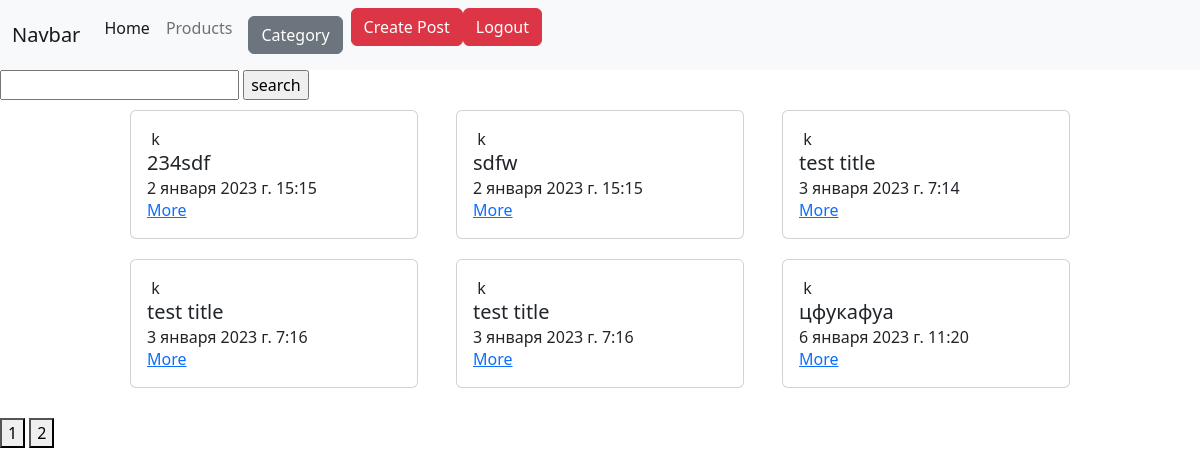
Page /products/?page=2 (signed in) on the committed database.
### products/models.py (models this page shows)
class Products(models.Model):
    author = models.ForeignKey(User, on_delete=models.CASCADE, null=True)
    image = models.ImageField(blank=True)
    title = models.CharField(max_length=255)
    description = models.TextField()
    created_date = models.DateTimeField(auto_now=True)
    rate = models.FloatField()
    category = models.ManyToManyField(Category)

### products/views.py (the view, shortened to what this page needs)
# urls.py: path('products/', ProductsCBV.as_view()),
class ProductsCBV(ListView):
    queryset = Products.objects.all()
    template_name = 'products/products.html'
    def get(self, request, **kwargs):
        products = Products.objects.all()
        category_id = request.GET.get('category_id', None)
        search = request.GET.get('search')
        page = int(request.GET.get('page', 1))
        if category_id:
            products = products.filter(category__in=[category_id])
        if search:
            products = products.filter(title__icontains=search)
        max_page = products.__len__() / PAGINATION_LIMIT
        if round(max_page) < max_page:
            max_page = round(max_page) + 1
        print(max_page)
        products = products[PAGINATION_LIMIT * (page - 1):PAGINATION_LIMIT * page]
        return render(request, 'products/products.html', context={
            'products': products,
            'user': get_user_from_request(request),
            'maх_page': range(1, round(max_page) + 1)
        })

### users/utils.py (called while the page is built)
def get_user_from_request(request):
    if request.user.is_anonymous:
        return None
    else:
        return request.user

### templates/products/products.html (shortened to what this page needs)
{% extends 'layouts/index.html' %}
{% block content %}
    <div class="search">
        <form action="/products/" method="get">
            <input type="text" name="search">
            <input type="submit" value="search">
        </form>
    </div>
    <div class="products">
        {% for product in products %}
            <div class="card" style="width: 18rem;">
                <div class="card-body">
                    k
                    <h5 class="card-title">{{ product.title }}</h5>
                    <h6 class="card-subtitle">{{ product.created_date }}</h6>
                    <a href="/products/{{ product.id }}/" class="card-link">More</a>
                </div>
            </div>
        {% endfor %}
    </div>
    <div class="pages">
        {% for page in maх_page %}
            <a href="/products/?page={{ page }}"><button>{{ page }}</button></a>
        {% endfor %}
    </div>
{% endblock %}

### templates/products/products.html (style rules this page uses)
.products { display: flex; justify-content: space-between; width: 80%; margin-left: 10%; flex-wrap: wrap; padding: 10px; }
.card { margin-bottom: 20px; }

### rows in the picture
Products: title "234sdf", created_date "2 января 2023 г. 15:15"
Products: title "sdfw", created_date "2 января 2023 г. 15:15"
Products: title "test title", created_date "3 января 2023 г. 7:14"
Products: title "test title", created_date "3 января 2023 г. 7:16"
Products: title "test title", created_date "3 января 2023 г. 7:16"
Products: title "цфукафуа", created_date "6 января 2023 г. 11:20"

### other values in the picture
{{ page }} "1" "2"
